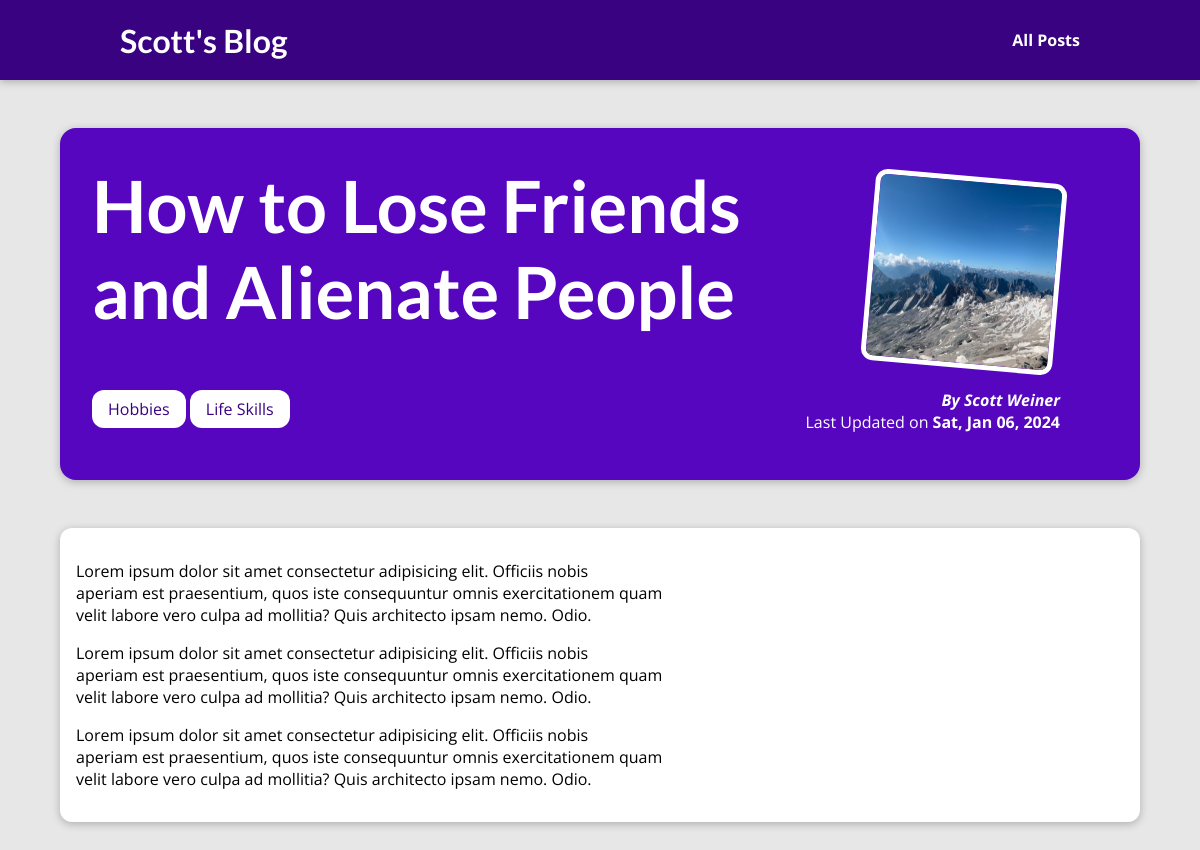
The page /posts/2 on the database its author committed.
### blog/models.py (models this page shows, shortened)
class Post(models.Model):
    title = models.CharField(max_length=150)
    author = models.ForeignKey(Author, on_delete=models.SET_NULL, null=True, related_name="posts")
    date = models.DateField(auto_now=True)
    excerpt = models.CharField(max_length=200)
    content = models.TextField(validators=[MinLengthValidator(10)])
    slug = models.SlugField(unique=True, db_index=True)
    image = models.CharField(max_length=256)
    tags = models.ManyToManyField(Tag)

class Tag(models.Model):
    caption = models.CharField(max_length=20)

class Author(models.Model):
    first_name = models.CharField(max_length=20)
    last_name = models.CharField(max_length = 30)
    email_address = models.EmailField()
    def __str__(self):
        return f"{self.first_name} {self.last_name}"

### blog/views.py (the view)
# urls.py: path("posts/<post_id>", views.get_post, name="post-detail")
def get_post(request, post_id):
    post = Post.objects.get(id=post_id)
    return render(request, "blog/post-detail.html", {
        "post" : post,
        "post_tags": post.tags.all()
    })

### blog/templates/blog/post-detail.html (shortened to what this page needs)
{% extends "base.html" %}
{%load static%}
{% block css_files %}
<link rel="stylesheet" href={% static "blog/post-detail.css" %}>
{%endblock%}
{% block content %}
<section id="summary">
    <h2>{{post.title}}</h2>
    <div id="tag-box">
        {% for tag in post_tags %}
        <span class="tag">{{tag.caption}}</span>
        {%endfor%}
    </div>
    <article>
        <img src="{% static "blog/images/"|add:post.image %}" alt="{{post.title}}"/>
        <address>By {{post.author}}</address>
        <div>Last Updated on <time>{{post.date|date:"D, M d, Y"}}</time></div>
    </article>
</section>
<main>
    <p>{{post.content|linebreaks}}</p>
</main>
{%endblock%}

### static/app.css (style rules this page uses)
* { box-sizing: border-box; }
html { font-family: 'Open Sans', 'Lato', sans-serif; }
body { margin: 0; }
h1, h2, h3 { font-family: 'Lato', sans-serif; font-weight: bold; }

### blog/static/blog/post-detail.css (style rules this page uses)
body { background-color: #e7e7e7; }
#summary { margin: 8rem auto 3rem auto; padding: 2rem; width: 90%; max-width: 90rem; border-radius: 16px; background-color: #5706c0; position: relative; box-shadow: 0 2px 8px rgba(0, 0, 0, 0.25); height: 22rem; }
#summary h2 { color: white; font-size: 4.5rem; margin-top: 0.1rem; margin-bottom: 1rem; position: relative; width: 75%; text-align: start; }
#summary article { position: absolute; top: 2rem; right: 3rem; padding: 1rem 2rem; border-radius: 12px; text-align: right; color: white; }
#summary article img { width: 12rem; height: 12rem; border-radius: 12px; transform: rotateZ(5deg); border: 5px solid white; margin-bottom: 1rem; }
#summary address { font-weight: bold; }
#summary time { font-weight: bold; }
main { width: 90%; max-width: 90rem; margin: 3rem auto; background-color: white; padding: 1rem; border-radius: 12px; box-shadow: 0 2px 8px rgba(0, 0, 0, 0.25); }
.tag { background-color: white; color: #390281; padding: 0.5rem 1rem; border-radius: 12px; }
#tag-box { padding-top: 3rem; }

### rows shown on the page
Post: title "How to Lose Friends and Alienate People", image (picture), author "Scott Weiner", date "Sat, Jan 06, 2024", content "Lorem ipsum dolor sit amet consectetur adipisicing elit. Officiis nobis aperiam est praesentium, quos iste consequuntur omnis exercitationem quam velit labore vero culpa ad mollitia? Quis architecto ipsam nemo. Odio. Lorem ipsum dolor sit amet consectetur adipisicing elit. Officiis nobis aperiam est praesentium, quos iste consequuntur omnis exercitationem quam velit labore vero culpa ad mollitia? Quis architecto ipsam nemo. Odio. Lorem ipsum dolor sit amet consectetur adipisicing elit. Officiis nobis aperiam est praesentium, quos iste consequuntur omnis exercitationem quam velit labore vero culpa ad mollitia? Quis architecto ipsam nemo. Odio."
Tag: caption "Hobbies"
Tag: caption "Life Skills"
